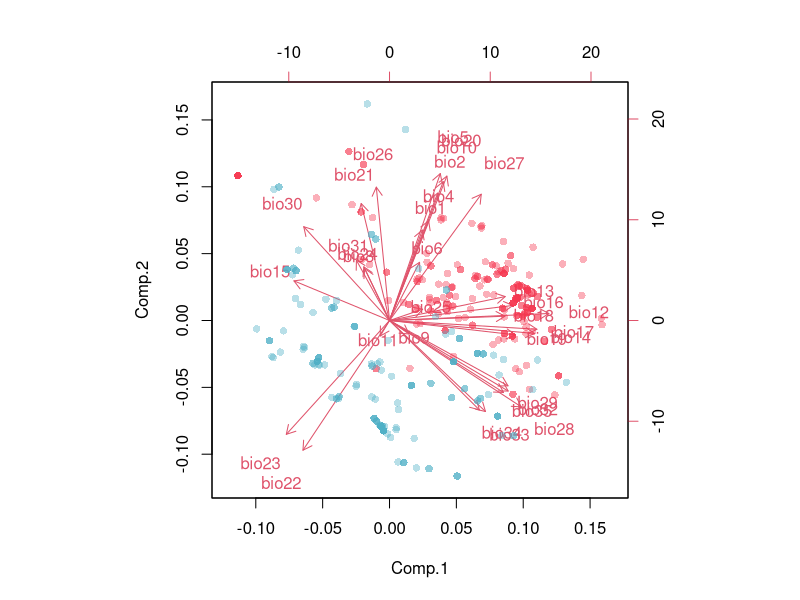
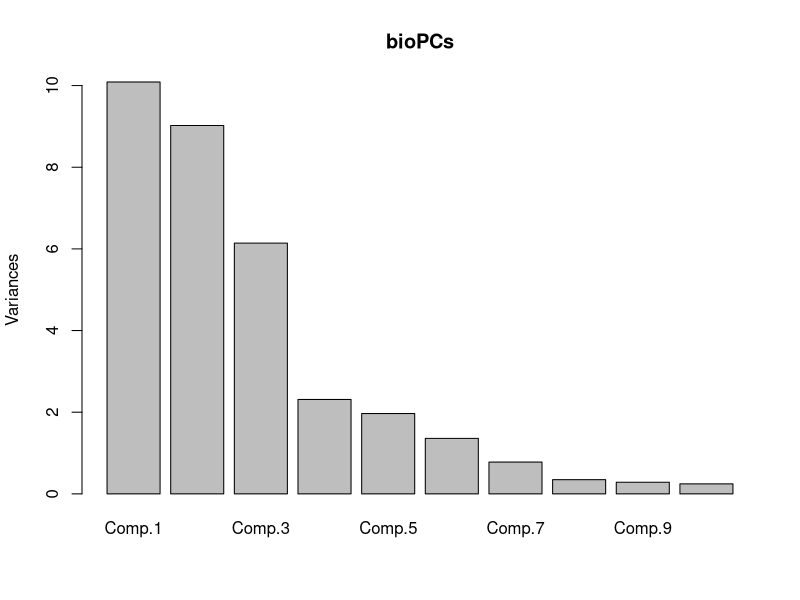
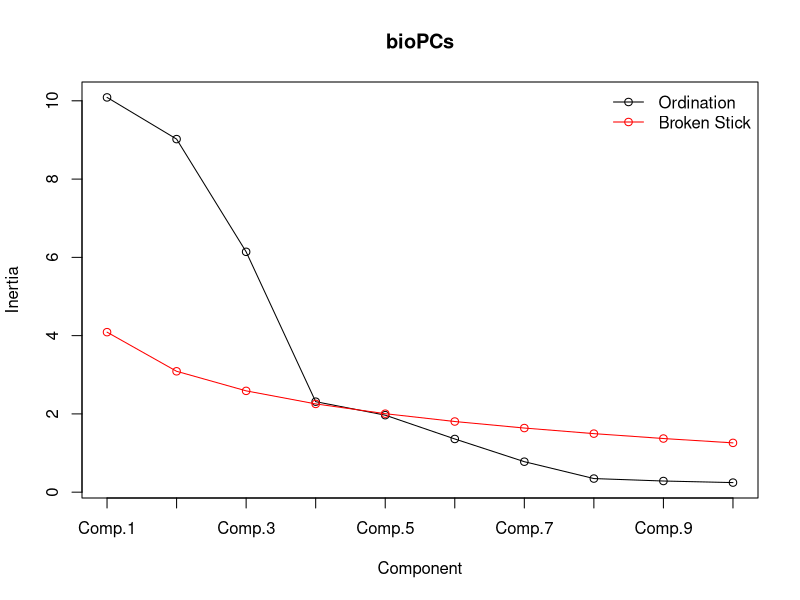

Write R code to recreate these figures, in order. (Note: this script raises an error after producing the figures.)
############################################
## This script models climate effects
## using principal components regression

##############################
## Load functions
##############################
library(ggplot2)
library(gridExtra)
#library(nlme)
library(vegan)
#source("functions/modelsel.R")

##############################
## Load data
##############################
PopData<-read.csv("Population_Means_wClimate_wGDD.csv")
PopData$Region<-factor(PopData$Region,levels=c("NorthAm","Europe"))

##############################
## Niche Model (with spatially autocorrelated error)
##############################
## Theory: 
# A redundancy analysis (RDA) with a single response vector (rather than matrix)
# simplifies to a multiple regression
# But to prevent overfitting: principal components regression:
# 1. Standard PCA
# 2. Remove PCs with minimal eigenvalues
# 3. Regression on PC axes
# 4. Back-transformation of loadings from regression and PCA to identify key bioclim variables
# See Legendre & Legendre (2012) pg. 562-563

##############################
## 1.  PCA of bioclim variables
##############################
# Extract pcs from bio1-bio35 except 3 and 7 (which are calculated from other bios; bio 36:40 are PCs of the global data)
PCs<-PopData[,grep("bio",names(PopData))[1:35][c(-3,-7)]]
### NOTE: PCs 6, 22 and 30 are reversed to improve interpretation (e.g. bio5 is max temp; bio6 is min temp)
PCs$bio6<--PCs$bio6
PCs$bio22<--PCs$bio22
PCs$bio30<--PCs$bio30

# Replace original bioclim variables
PopData<-cbind(PopData[,grep("bio.*",names(PopData),invert=T)],PCs)

## Standardize bio variables to mean=0, sd=1
## Option not used (PCRegression uses correlation coefficients)
#for (col in names(PCs)[grep("bio",names(PCs))]){
#  PCs[,col]<-(PCs[,col]-mean(PCs[,col],na.rm=T))/sd(PCs[,col],na.rm=T)
#}

# Run principal components
bioPCs<-princomp(PCs,cor=T)
summary(bioPCs)
PCA<-1 # Choose PCs for plotting
PCB<-2
biplot(bioPCs,choices=c(PCA,PCB),xlabs=rep("",nrow(bioPCs$scores))) # Plot loadings of PCs 1&2
# Scale plot for adding points (note: approximation only!)
rrr<-apply(bioPCs$scores[,c(PCA,PCB)],2, range) 
rrr<-(abs(rrr)+1)*sign(rrr)
par(usr=as.vector(rrr)) 
# Add points, different colours for NA vs EU
points(bioPCs$scores[PopData$Region=="NorthAm",c(PCA,PCB)],col="#F5375166",pch=16)
points(bioPCs$scores[PopData$Region=="Europe",c(PCA,PCB)],col="#4FB0C666",pch=16)

##############################
## 2.  Reduce number of PC variables
##############################
## Show PC loadings
plot(bioPCs)
summary(bioPCs) # Looks like 99% of variation in PC1-11

## Determine which PCs explain significant variation:
# For Methods 1 & 2 see Legendre & Legendre (2012) pg. 449
# Method 1: Broken stick model (Jackson 1993)
E0<-bstick(bioPCs) # Function from Vegan to calculate null eigenvalues
E1<-bioPCs$sdev^2

# Method 1a (Not Used): Retain PCs with eigenvalues > broken stick model (i.e. null mocel)
screeplot(bioPCs,bstick=T,type="lines")
keepPCs<-data.frame(bioPCs$scores[,E1>E0])
ncol(keepPCs) # Number of PCs retained

# Method 1b (Not Used): Retain PCs with cumulative eigenvalues > broken stick model
# Null variance
VarT0<-{}
# Observed variance
VarT<-{}
for(i in 1:length(E1)){
  VarT0<-c(VarT0,sum(E0[1:i]))
  VarT<-c(VarT,sum(E1[1:i]))
}
keepPCs<-data.frame(bioPCs$scores[,VarT>VarT0])
ncol(keepPCs) # Number of PCs retained

# Method 2 (Kaiser-Guttman criterion) (Not Used): Retain PCs with eigenvalues > average eigenvalue
keepPCs<-data.frame(bioPCs$scores[,E1>mean(E1)])
ncol(keepPCs) # Number of PCs retained

## Method 3: Retain PCs that are correlated with fitness components
# Function to choose PCs based on statistical association with response variable
PCpick<-function(Trait="Fruits",PCs=bioPCs$scores,logT=T,iter=1000){
  # Standardize Response variable
  Resp<-PopData[,Trait]
  if(logT==T){Resp<-log(Resp+1)} # Log transform if LogT==T
  Resp<-(Resp-mean(Resp,na.rm=T))/sd(Resp,na.rm=T)
  # Calculate r2 between each PC and 'Trait'
  rPCs<-data.frame(PC=1:ncol(PCs),r=apply(PCs,2,function(x) cor(x,Resp,use="complete.obs")))
  rPCs$Rsq<-rPCs$r^2
  # Randomization test (null expectation)
  Null<-{}
  for(i in 1:iter){
    Null<-rbind(Null,apply(PCs[sample(1:nrow(PCs)),],2,function(x) cor(x,Resp,use="complete.obs")^2))
  }
  ## Find eigenvectors that are more strongly correlated with the Response variable than expected by chance:
  # Order null simulations
  Null<-apply(Null,2,sort)
  rPCs$Null<-Null[ceiling(iter*0.95),]
  # Rank from highest to lowest 
  rPCs<-rPCs[order(rPCs$Rsq,decreasing=T),]
  rPCs$Rank<-1:ncol(PCs)
  # Plot Rsq with red line showing null model
  g<-qplot(x=Rank,y=Rsq,data=rPCs,geom="bar",stat="identity")+theme_classic()+geom_text(aes(x=Rank,y=Rsq,label=PC),vjust=-0.5)
  g<-g+geom_smooth(aes(x=Rank,y=Null),colour="red",se=F)
  print(g)
  # Vector of PCs to keep
  keep<-rPCs$PC[rPCs$Rsq>rPCs$Null]
  keepPCs<-data.frame(PCs[,as.numeric(keep)])
  names(keepPCs)<-paste0("PC",keep)
  return(cbind(Resp,keepPCs))
}
# Keep Predictive PCs
rFruits<-PCpick(Trait="Fruits",logT=T)
summary(lm(Resp~.,data=rFruits))

rTotalDens<-PCpick(Trait="TotalDens",logT=T)
summary(lm(Resp~.,data=rTotalDens))

rRosRatio<-PCpick(Trait="RosRatio",logT=F)
summary(lm(Resp~.,data=rRosRatio))

rPopSize<-PCpick(Trait="Pop_Size",logT=T)
summary(lm(Resp~.,data=rPopSize))

#### CONTINUE HERE###
### ADD rPerfIndex to this script...

# Number of PCs retained:
length(grep("PC",names(rFruits)))
length(grep("PC",names(rTotalDens)))
length(grep("PC",names(rRosRatio)))
length(grep("PC",names(rPopSize)))

### NOTE: there is also a null expectation! (but bootstrap more reliable for non-normal data)
## See probability density function for Pearson product-moment correlation:
## http://en.wikipedia.org/wiki/Pearson_product-moment_correlation_coefficient

##############################
## 3.  Regression on PC axes (with spatially autocorrelated errors)
############################## 
# Function for multiple regression with spatially autocorrelated error
mreg<-function(Data=rFruits,sort=F){
  # Add spatial dimensions and Region for analysis
  Data<-cbind(Data,PopData[,c("Longitude","Latitude","Region")])
  # Remove missing observations (i.e. response variable or coordinates)
  Data<-Data[complete.cases(Data),]
  # Remove duplicated Lat/Long
  Data<-Data[!duplicated(Data[,c("Longitude","Latitude")]),]
  
  # Formula for the model
  mod<-paste(paste0("Resp~-1"),paste(names(Data)[grep("PC",names(Data))],collapse="+"),
             #paste0("I(",names(Data)[grep("PC",names(Data))],"^2)",collapse="+"),
             sep="+")
  Model<-gls(formula(mod),data=Data,
             correlation=corExp(form=~Longitude+Latitude|Region),na.action=na.exclude)
  Pred<-data.frame(fit=Model$fitted,obs=Model$fitted+Model$residuals,Region=Model$groups)
  Pred$Region<-factor(Pred$Region,levels=c("NorthAm","Europe"))
  MOut<-data.frame(coef=round(coefficients(Model),3),F=round(anova(Model)$F,2),p=round(anova(Model)$p,3))
  # Sort coefficients by highest to lowest loadings?
  if(sort==T){MOut<-MOut[order(abs(MOut$coef),decreasing=T),]}
  return(list(fit=Pred,coef=MOut))
}

# Fruits
Fruits<-mreg(Data=rFruits)
qplot(fit,obs,data=Fruits$fit,colour=Region)+geom_smooth(method="lm")+theme_classic()
summary(lm(obs~fit,data=Fruits$fit))

# Total Density
TotalDens<-mreg(Data=rTotalDens)
qplot(fit,obs,data=TotalDens$fit,colour=Region)+geom_smooth(method="lm")+theme_classic()
summary(lm(obs~fit,data=TotalDens$fit))

# Rosette Ratio
RosRatio<-mreg(Data=rRosRatio)
qplot(fit,obs,data=RosRatio$fit,colour=Region)+geom_smooth(method="lm")+theme_classic()
summary(lm(obs~fit,data=RosRatio$fit))

# Population Size
PopSize<-mreg(Data=rPopSize)
qplot(fit,obs,data=PopSize$fit,colour=Region)+geom_smooth(method="lm")+theme_classic()
summary(lm(obs~fit,data=PopSize$fit))

############################## 
# 4. Back-transformation of loadings from regression and PCA to identify key bioclim variables
############################## 
## Details in Legendre & Legendre (2012) pp 562-563
U<-as.data.frame(loadings(bioPCs)[,1:ncol(loadings(bioPCs))]) # Eigenvectors from original PCA
names(U)<-paste0("PC",1:ncol(loadings(bioPCs)))
## Calculate coefficients of original bioclim variables
# 1. Calculate matrix containing coefficients from PC regression (i.e. each ROW is a PC)
C<-data.frame(Fruits=1:ncol(loadings(bioPCs))*0,TotalDens=1:ncol(loadings(bioPCs))*0,
              RosRatio=1:ncol(loadings(bioPCs))*0,PopSize=1:ncol(loadings(bioPCs))*0)
C$Fruits[as.numeric(gsub("PC","",row.names(Fruits$coef)))]<-Fruits$coef$coef
C$TotalDens[as.numeric(gsub("PC","",row.names(TotalDens$coef)))]<-TotalDens$coef$coef
C$RosRatio[as.numeric(gsub("PC","",row.names(RosRatio$coef)))]<-RosRatio$coef$coef
C$PopSize[as.numeric(gsub("PC","",row.names(PopSize$coef)))]<-PopSize$coef$coef

# 2. Multiply U by each column in C to obtain coefficients for original bioclim variables (i.e. each ROW is a BIOCLIM variable)
B<-data.frame(Fruits=as.matrix(U) %*% C$Fruits,
              TotalDens=as.matrix(U) %*% C$TotalDens,
              RosRatio=as.matrix(U) %*% C$RosRatio,
              PopSize=as.matrix(U) %*% C$PopSize)

write.csv(B,"ClimLoadings.csv",row.names=T)

# Use B to calculate predictions for each performance measurement, and save to main dataset
PopData$PCFruits<-apply(scale(PCs),1,function(x) sum(x*B$Fruits))
PopData$PCTotalDens<-apply(scale(PCs),1,function(x) sum(x*B$TotalDens))
PopData$PCRosRatio<-apply(scale(PCs),1,function(x) sum(x*B$RosRatio))
PopData$PCPopSize<-apply(scale(PCs),1,function(x) sum(x*B$PopSize))

qplot(y=log(Fruits+1),x=PCFruits,colour=Region,data=PopData)+theme_classic()+geom_smooth(method="lm",se=F)
qplot(y=log(TotalDens+1),x=PCTotalDens,colour=Region,data=PopData)+theme_classic()+geom_smooth(method="lm",se=F)
qplot(y=RosRatio,x=PCRosRatio,colour=Region,data=PopData)+theme_classic()+geom_smooth(method="lm",se=F)
qplot(y=log(Pop_Size+1),x=PCPopSize,colour=Region,data=PopData)+theme_classic()+geom_smooth(method="lm",se=F)


################
## TO DO:
# PROBLEM: How to quantify similarity/difference of pairs?
# Compare angle
# How to compare specific elements (e.g. bio1)?
# NEED A NULL DISTRIBUTION

# Calculate correlations for each 'PC'
rPCs<-data.frame(Fruits=apply(PCs,2,function(x) cor(x,PopData$PCFruits)),
                     TotalDens=apply(PCs,2,function(x) cor(x,PopData$PCTotalDens)),
                     RosRatio=apply(PCs,2,function(x) cor(x,PopData$PCRosRatio)),
                     PopSize=apply(PCs,2,function(x) cor(x,PopData$PCPopSize)))

# Compare similarity (i.e. angles, in degrees) between matrices
### TO DO: Make function to input B (coefficients) or rPCs (R)
theta<-function(a=NA,b=NA){
  return(acos(sum(a*b)/(sqrt(sum(a^2))*sqrt(sum(b^2))))*180/pi)
}
angles<-function(InData=rPCs){
  Angles<-data.frame()
  for (i in 1:(ncol(InData)-1)){
    for(j in (i+1):ncol(InData)){
      Angles<-rbind(Angles,data.frame(
        Comparison=paste(names(InData)[i],"x",names(InData)[j]),
        Angle=round(theta(InData[,i],InData[,j]),1),
        r=round(cor(InData[,i],InData[,j]),3)
      ))
    }
  }  
  return(Angles)
}
# Show similarity:
# Angles based on coefficients estimated from PC regression
# Should be interpreted cautiously when variables are inter-correlated
angles(B)
# Angles based on correlation coefficients
angles(rPCs)

## Plot eigenvectors using colour-coded vectors
categ<-data.frame(cat=1:35*NA,clr=1:35*NA)
row.names(categ)<-paste0("bio",1:35)
# Temperature
categ$cat[c(1,5,6,8,9,10,11)]<-"T"
categ$clr[c(1,5,6,8,9,10,11)]<-"#D72638"
categ$cat[c(2,4)]<-"T_Var"
categ$clr[c(2,4)]<-"#D7263866"

# Precipitation
categ$cat[c(12,13,14,16,17,18,19)]<-"Pcp"
categ$clr[c(12,13,14,16,17,18,19)]<-"#51BBFE"
categ$cat[15]<-"Pcp_Var"
categ$clr[15]<-"#51BBFE66"

# Moisture
categ$cat[c(28,29,30,32,33,34,35)]<-"Moist"
categ$clr[c(28,29,30,32,33,34,35)]<-"#8FF7A7"
categ$cat[31]<-"Moist_Var"
categ$clr[31]<-"#8FF7A766"

# Radiation
categ$cat[c(20,21,22,24,25,26,27)]<-"Rad"
categ$clr[c(20,21,22,24,25,26,27)]<-"#F9C80E"
categ$cat[23]<-"Rad_Var"
categ$clr[23]<-"#F9C80E66"

barplot<-function(Trait="Fruits",abs=F,type=c("r","Coef","Legend")){
  X<-NA
  if(type=="R"){X<-merge(rPCs,categ,by=0)}
  if(type=="Coef"){X<-merge(B,categ,by=0)}
  if(type=="Legend"){
    X<-unique(merge(B,categ,by=0)[,c("cat","clr")])
    X$Row.names<-X$cat
    X$Loading<-10
    Trait="Loading"
  }
  X<-X[order(X[,Trait]^2,decreasing=F),]
  ofst<--max(abs(X[,Trait]))/5
  loads<-X[,Trait]
  if(abs==T){loads<-abs(loads)} else {ofst<-min(loads)+ofst}
  g<-qplot(y=loads,x=1:nrow(X),fill=I(X$clr),stat="identity",geom="bar")+coord_flip()+theme_classic()+ylab(type)+xlab("")+
    geom_text(aes(x=1:nrow(X),y=1:nrow(X)*0+ofst,label=X$Row.names),hjust=0)+scale_x_continuous(breaks=-2,labels="")+ggtitle(Trait)
  return(g)
}

# Plot coeficients (i.e. B)
barplot(Trait="Fruits",abs=F,type="Coef")
barplot(Trait="TotalDens",abs=F,type="Coef")
# Plot correlation coefficients
barplot(Trait="Fruits",abs=F,type="R")
barplot(Trait="TotalDens",abs=F,type="R")

# Show legend
barplot(Trait="Loading",type="Legend",abs=T)

# Save Population means with PCRegression Predictions
write.csv(PopData,"PCData.csv",row.names=F)
